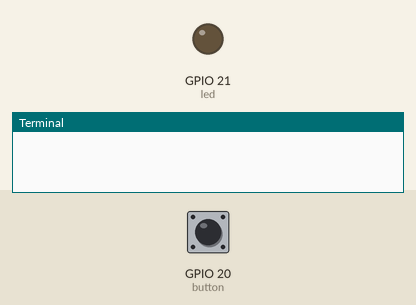
Simulated run of this program. Board: Raspberry Pi (BCM pin numbers). On the bench: output pins drawn as LEDs (lit = HIGH), the last lines printed to the terminal. The test bench sets the inputs (shaded band); at power-on: GPIO 20 (button) LOW.

Above: at 1.2 s.
1.3 s: GPIO 20 (button) pulled HIGH for 0.15 s
At 1.37 s:
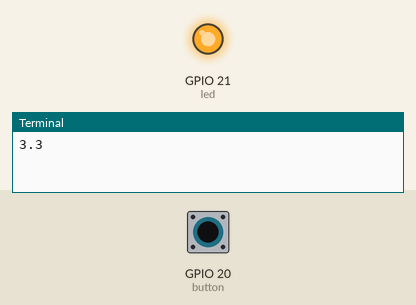
2.9 s: GPIO 20 (button) pulled HIGH for 3.2 s
At 7.0 s:
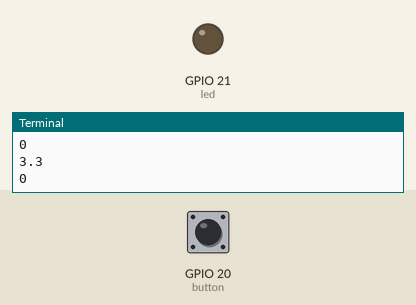
Timing chart, 0 to 8.5 s (numbered marks = the images above; inputs shaded):
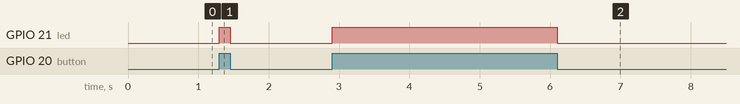

The program:

Button_LED.py
```python
from gpiozero import Button, LED
from signal import pause

led = LED(21)
button = Button(20, pull_up=False)

def on():
    led.on()
    print(3.3)

def off():
    led.off()
    print(0)

button.when_pressed = on
button.when_released = off

pause()
```

Measured:
- after the input at 1.3 s, GPIO 21 (led): LOW → HIGH at once, → LOW 0.15 s later
- after the input at 2.9 s, GPIO 21 (led): LOW → HIGH at once, → LOW 3.2 s later
